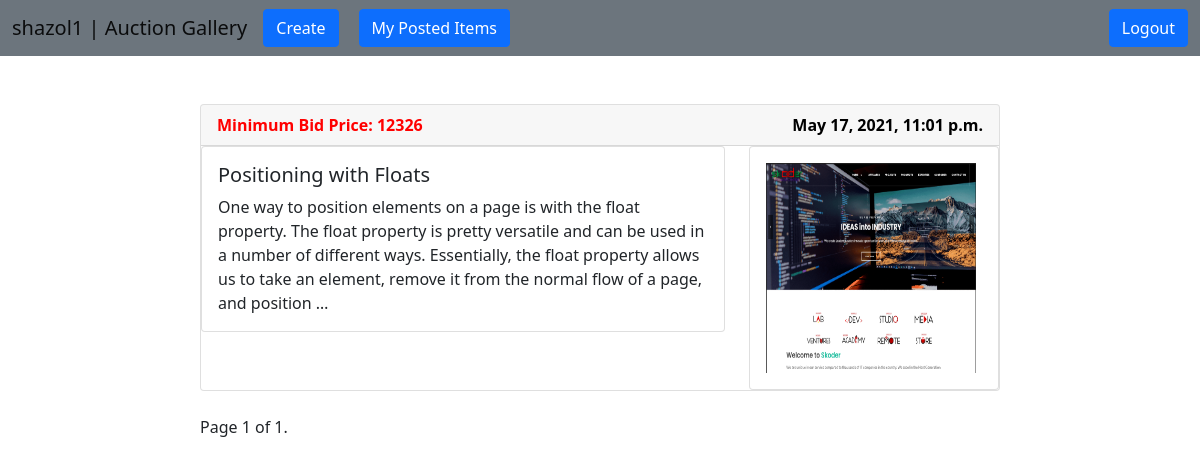
/auction/11/my-items/ (signed in), run on an earlier commit of the app's database.
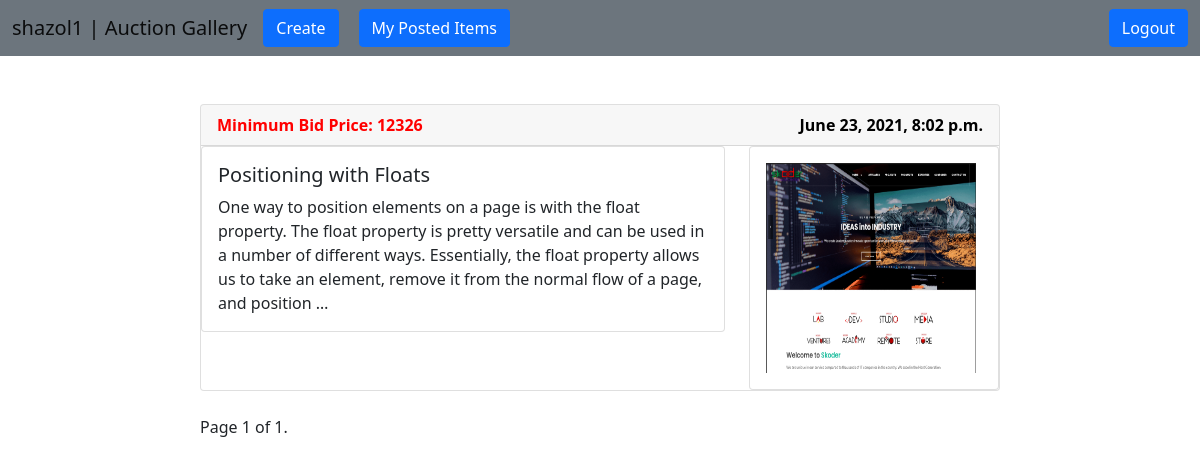
And on a later commit of the database.
### auction/models.py (models this page shows, shortened)
class Product(models.Model):
    user = models.ForeignKey(NewUser, on_delete=models.CASCADE)
    name = models.CharField(max_length=255)
    description = models.TextField()
    image = models.ImageField(upload_to=image_path, default='product/placeholder.png')
    min_price = models.CharField(max_length=255)
    end_date = models.DateTimeField(auto_now_add=False)

### auction/views.py (the view)
# urls.py: path('<str:pk>/my-items/', views.MyPostedItems, name='my-items'),
@login_required(login_url='login')
def MyPostedItems(request, pk):
    products = Product.objects.filter(user_id=pk)
    paginator = Paginator(products, 4)
    page_number = request.GET.get('page')
    page_obj = paginator.get_page(page_number)
    context = {
        'products': products,
        'page_obj': page_obj,
    }
    return render(request, 'myPostedItems.html', context)

### users/models.py (called while the page is built)
    def __str__(self):
        return self.user_name

### templates/myPostedItems.html (shortened to what this page needs)
{% extends 'base.html' %}
{% block content %}
    <br><br>
    <div class="col-md-8" style="margin: auto">
        {% for product in products %}
            <div class="card">
                <div class="card-header" style="color: red; font-weight: bolder">
                    Minimum Bid Price: {{ product.min_price }}
                    <span style="float: right; color: black">
                    {{ product.end_date }}
                </span>
                </div>
                <div class="row">
                    <div class="col-sm-8">
                        <div class="card">
                            <div class="card-body">
                                <h5 class="card-title">{{ product.name }}</h5>
                                <p class="card-text">{{ product.description | truncatewords:50 }}</p>
                            </div>
                        </div>
                    </div>
                    <div class="col-sm-4">
                        <div class="card">
                            <div class="card-body">
                                <img src="{{ product.image.url }}" style="height: 210px; width: 210px;"/>
                            </div>
                        </div>
                    </div>
                </div>
            </div>
            <br>
        {% endfor %}
        <div class="pagination">
            <span class="step-links">
                <span class="current">
                    Page {{ page_obj.number }} of {{ page_obj.paginator.num_pages }}.
                </span>
            </span>
        </div>
    </div>
{% endblock %}

What changed in the data, as far as the page shows it:
changed Product "Positioning with Floats": end_date "May 17, 2021, 11:01 p.m." → "June 23, 2021, 8:02 p.m."
